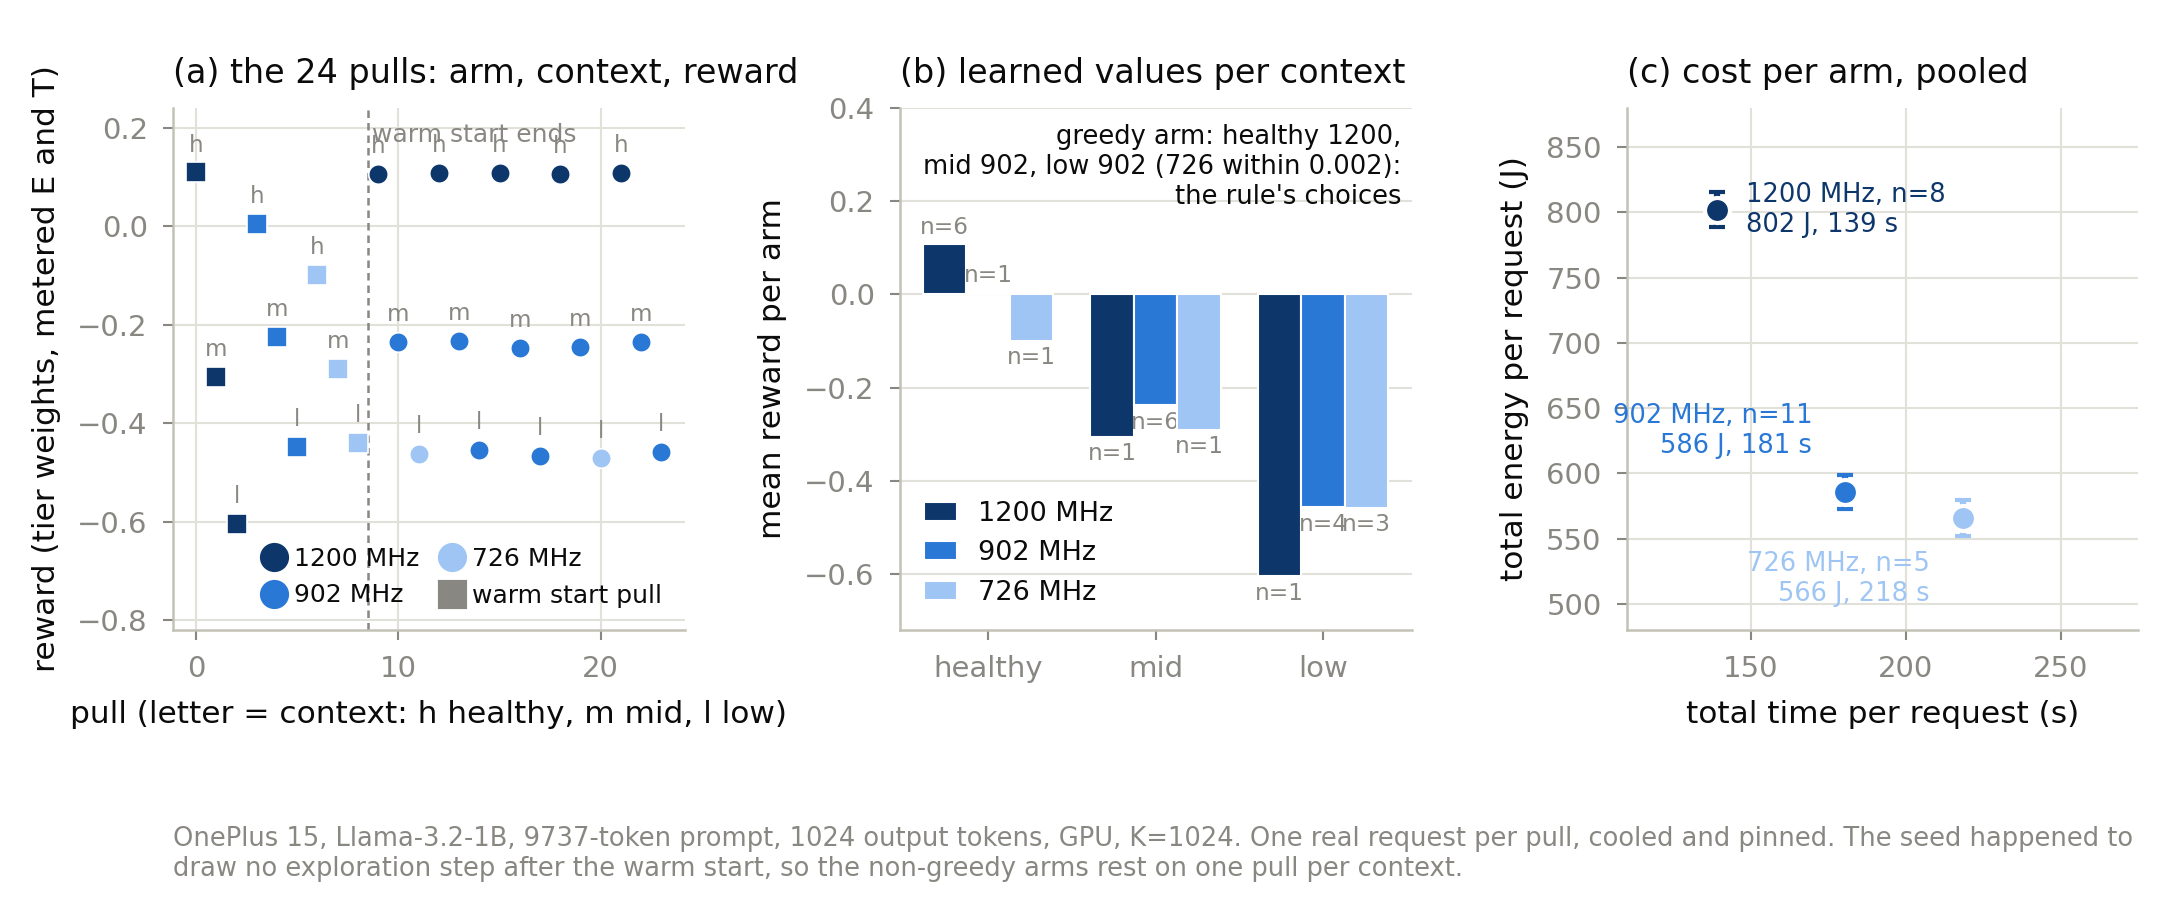

This figure's Python source:
#!/usr/bin/env python3
"""The online bandit on the phone: 24 real pulls, GPU clock arms by battery tier, reward from the
meter. (a) the pull sequence: which arm was pulled in which context and the reward it earned;
(b) per-context mean reward per arm at the end (the learned value table), with the offline
table's ranking for comparison; (c) measured energy and time per arm per context."""
import json, statistics as st
import matplotlib
matplotlib.use("Agg")
import matplotlib.pyplot as plt
from matplotlib.lines import Line2D
BLUE, MID, LIGHT, RED = "#0d366b", "#2a78d6", "#9ec5f4", "#e34948"
INK, MUTED, GRID, AXIS, SURF = "#0b0b0b", "#898781", "#e1e0d9", "#c3c2b7", "#ffffff"
ARMC = {1200: BLUE, 902: MID, 726: LIGHT}
plt.rcParams.update({"font.family": "sans-serif", "font.sans-serif": ["DejaVu Sans", "Arial"], "font.size": 7.5, "axes.labelsize": 7.5,
    "axes.titlesize": 8, "legend.fontsize": 6.5, "xtick.labelsize": 7, "ytick.labelsize": 7, "axes.edgecolor": AXIS, "axes.linewidth": 0.6,
    "xtick.color": MUTED, "ytick.color": MUTED, "axes.labelcolor": INK, "text.color": INK, "grid.color": GRID, "grid.linewidth": 0.5,
    "axes.grid": True, "axes.axisbelow": True, "legend.frameon": False, "figure.facecolor": SURF, "axes.facecolor": SURF, "pdf.fonttype": 42})
s = json.load(open("/tmp/bandit_online/state.json")); h = [x for x in s["history"] if not x.get("failed")]
tiers = ["healthy", "mid", "low"]; ty = {t: i for i, t in enumerate(tiers)}
fig, (a, b, c) = plt.subplots(1, 3, figsize=(7.2, 3.0)); fig.subplots_adjust(left=0.08, right=0.99, top=0.88, bottom=0.30, wspace=0.42)
for ax in (a, b, c):
    for sp in ("top", "right"): ax.spines[sp].set_visible(False)
    ax.tick_params(length=2.5, width=0.5)
# (a) sequence
for x in h:
    a.scatter(x["i"], x["r"], s=22, color=ARMC[x["mhz"]], edgecolor=SURF, linewidth=0.4, zorder=3, marker="o" if x["why"] != "warm start" else "s")
    a.annotate(x["tier"][0], (x["i"], x["r"]), xytext=(0, 5), textcoords="offset points", ha="center", fontsize=5.5, color=MUTED)
a.axvline(8.5, color=MUTED, lw=0.6, ls=(0, (3, 2))); a.text(8.7, 0.21, "warm start ends", fontsize=6, color=MUTED, va="top"); a.set_ylim(-0.82, 0.24)
a.set_ylabel("reward (tier weights, metered E and T)"); a.set_title("(a) the 24 pulls: arm, context, reward", loc="left")
a.legend(handles=[Line2D([], [], marker="o", ls="none", color=ARMC[m], label=f"{m} MHz") for m in (1200, 902, 726)] +
         [Line2D([], [], marker="s", ls="none", color=MUTED, label="warm start pull")], loc="lower right", ncol=2, handlelength=1.0, columnspacing=0.8, handletextpad=0.3, fontsize=6)
a.set_xlabel("pull (letter = context: h healthy, m mid, l low)")
# (b) learned values per context
w = 0.26
for j, m in enumerate((1200, 902, 726)):
    vals = []; ns = []
    for t in tiers:
        cc = [x["r"] for x in h if x["tier"] == t and x["mhz"] == m]
        vals.append(st.mean(cc) if cc else float("nan")); ns.append(len(cc))
    xs = [ty[t] + (j - 1) * w for t in tiers]
    b.bar(xs, vals, width=w, color=ARMC[m], edgecolor=SURF, linewidth=0.5, zorder=3, label=f"{m} MHz")
    for x_, v, n in zip(xs, vals, ns):
        b.text(x_, v + (0.012 if v >= 0 else -0.012), f"n={n}", ha="center", va="bottom" if v >= 0 else "top", fontsize=5.6, color=MUTED)
b.set_xticks(range(3)); b.set_xticklabels(tiers); b.set_ylabel("mean reward per arm"); b.grid(axis="x", visible=False)
b.set_title("(b) learned values per context", loc="left"); b.legend(loc="lower left", handlelength=1.2); b.set_ylim(-0.72, 0.40)
b.text(0.98, 0.97, "greedy arm: healthy 1200,\nmid 902, low 902 (726 within 0.002):\nthe rule's choices", transform=b.transAxes, fontsize=6.2, color=INK, ha="right", va="top")
# (c) measured E and T per arm (all contexts share the request, so pool)
for j, m in enumerate((1200, 902, 726)):
    cc = [x for x in h if x["mhz"] == m]
    E = [x["E"] for x in cc]; T = [x["T"] for x in cc]
    c.errorbar(st.mean(T), st.mean(E), xerr=st.pstdev(T) if len(T) > 1 else 0, yerr=st.pstdev(E) if len(E) > 1 else 0, color=ARMC[m], marker="o", ms=6, mec=SURF, capsize=2, ls="none", zorder=3)
    off = {1200: (7, 0, "left", "center"), 902: (-8, 8, "right", "bottom"), 726: (-8, -8, "right", "top")}[m]
    c.annotate(f"{m} MHz, n={len(cc)}\n{st.mean(E):.0f} J, {st.mean(T):.0f} s", (st.mean(T), st.mean(E)), xytext=off[:2], textcoords="offset points", fontsize=6.2, color=ARMC[m], ha=off[2], va=off[3])
c.set_xlim(110, 275); c.set_ylim(480, 880); c.set_xlabel("total time per request (s)"); c.set_ylabel("total energy per request (J)")
c.set_title("(c) cost per arm, pooled", loc="left")
fig.text(0.08, 0.02, "OnePlus 15, Llama-3.2-1B, 9737-token prompt, 1024 output tokens, GPU, K=1024. One real request per pull, cooled and pinned. "
         "The seed happened to draw no exploration step after the warm start, so the non-greedy arms rest on one pull per context.", fontsize=6.2, color=MUTED, ha="left", va="bottom", wrap=True)
out = "/home/mislam22/EndurKV_workspace/EndurKV/figures/fig_bandit_online"
fig.savefig(out + ".pdf"); fig.savefig(out + ".png", dpi=300); print("wrote", out)
